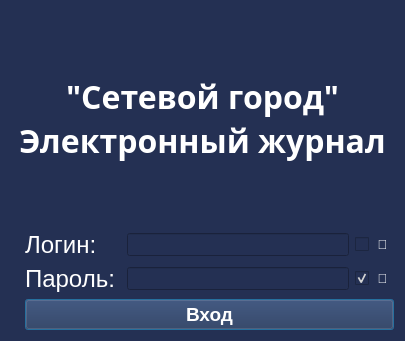
<?xml version="1.0" encoding="UTF-8"?>
<ui version="4.0">
 <class>LoginForm</class>
 <widget class="QWidget" name="LoginForm">
  <property name="geometry">
   <rect>
    <x>0</x>
    <y>0</y>
    <width>405</width>
    <height>341</height>
   </rect>
  </property>
  <property name="font">
   <font>
    <family>Segoe UI Symbol</family>
    <pointsize>10</pointsize>
   </font>
  </property>
  <property name="windowTitle">
   <string>Вход</string>
  </property>
  <property name="styleSheet">
   <string notr="true">background-color: rgb(36, 48, 83);
color: rgb(255, 255, 255);</string>
  </property>
  <layout class="QVBoxLayout" name="verticalLayout_2">
   <item>
    <layout class="QGridLayout" name="gridLayout">
     <item row="4" column="0">
      <widget class="QLabel" name="password_icon">
       <property name="text">
        <string/>
       </property>
      </widget>
     </item>
     <item row="4" column="3">
      <widget class="QLineEdit" name="password_input">
       <property name="styleSheet">
        <string notr="true">color: rgb(255, 255, 255);</string>
       </property>
      </widget>
     </item>
     <item row="4" column="1">
      <widget class="QLabel" name="password_label">
       <property name="font">
        <font>
         <pointsize>18</pointsize>
        </font>
       </property>
       <property name="styleSheet">
        <string notr="true">color: rgb(255, 255, 255);</string>
       </property>
       <property name="text">
        <string>Пароль:</string>
       </property>
      </widget>
     </item>
     <item row="3" column="3">
      <widget class="QLineEdit" name="login_input">
       <property name="acceptDrops">
        <bool>false</bool>
       </property>
       <property name="styleSheet">
        <string notr="true">color: rgb(255, 255, 255);</string>
       </property>
      </widget>
     </item>
     <item row="5" column="0">
      <widget class="QLabel" name="login_icon">
       <property name="text">
        <string/>
       </property>
      </widget>
     </item>
     <item row="3" column="0">
      <widget class="QLabel" name="name_icon">
       <property name="text">
        <string/>
       </property>
      </widget>
     </item>
     <item row="3" column="1">
      <widget class="QLabel" name="login_label">
       <property name="font">
        <font>
         <pointsize>18</pointsize>
        </font>
       </property>
       <property name="styleSheet">
        <string notr="true">color: rgb(255, 255, 255);</string>
       </property>
       <property name="text">
        <string>Логин:</string>
       </property>
      </widget>
     </item>
     <item row="3" column="4">
      <widget class="QCheckBox" name="login_view_checkbox">
       <property name="enabled">
        <bool>true</bool>
       </property>
       <property name="text">
        <string> 👀</string>
       </property>
       <property name="checked">
        <bool>false</bool>
       </property>
      </widget>
     </item>
     <item row="4" column="4">
      <widget class="QCheckBox" name="password_view_checkbox">
       <property name="text">
        <string> 👀</string>
       </property>
       <property name="checked">
        <bool>true</bool>
       </property>
      </widget>
     </item>
     <item row="5" column="1" colspan="4">
      <widget class="QPushButton" name="login_button">
       <property name="font">
        <font>
         <family>Segoe UI</family>
         <pointsize>14</pointsize>
         <weight>75</weight>
         <bold>true</bold>
        </font>
       </property>
       <property name="cursor">
        <cursorShape>PointingHandCursor</cursorShape>
       </property>
       <property name="styleSheet">
        <string notr="true">color: rgb(255, 255, 255);
background-color: rgb(36, 48, 83);
border-color: rgb(255, 255, 255);
gridline-color: rgb(255, 255, 255);</string>
       </property>
       <property name="text">
        <string>Вход</string>
       </property>
       <property name="default">
        <bool>true</bool>
       </property>
       <property name="flat">
        <bool>false</bool>
       </property>
      </widget>
     </item>
     <item row="1" column="0" colspan="5">
      <widget class="QLabel" name="hello_label">
       <property name="font">
        <font>
         <family>Segoe UI Semibold</family>
         <pointsize>24</pointsize>
         <weight>75</weight>
         <bold>true</bold>
        </font>
       </property>
       <property name="styleSheet">
        <string notr="true">background-color: rgb(36, 48, 83);
color: rgb(255, 255, 255);</string>
       </property>
       <property name="text">
        <string>&quot;Сетевой город&quot;
Электронный журнал</string>
       </property>
       <property name="alignment">
        <set>Qt::AlignCenter</set>
       </property>
      </widget>
     </item>
    </layout>
   </item>
  </layout>
 </widget>
 <resources/>
 <connections/>
</ui>
